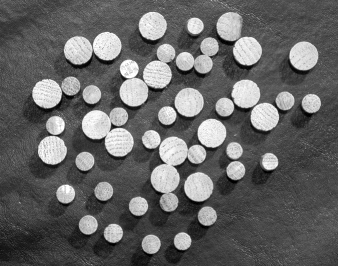
#> input picture ADOM/dowels.png, 338 x 266 px, found by its file name
$ jupyter execute 2.ipynb
#> lines starting #> are read from the running program, lines starting #| are printed output that depends on the picture
# **Laboratorium ADOM 2 - ZALICZENIE**
---

**Napisz funkcję realizującą rozciąganie histogramu z różnymi sposobami wyznaczania wartości *min*, *max*.** W szczególności funkcja powinna realizować następujące zadania:

- wczytywać obraz wejściowy, wariant operacji i niezbędne parametry
- wyznaczać obraz z rozciągniętym histogramem dla obrazu w skali szarości

Funkcja powinna implementować następujące warianty wyznaczania wartości *min* i *max*:

1. wartości min, max zadane przez użytkownika w skali 0...1
2. wartości obliczone automatycznie jako najmniejsza (*min*) i największa (*max*) wartość piksela obrazu
3. wartości obliczone automatycznie jako najmniejsza (*min*) oraz największa (*max*) taka jasność *p* dla której wartość histogramu histogramu *h(p)* jest większa od zadanego progu *t*
4. wartości obliczone automatycznie jako: *min* - najmniejsza taka jasność *p* dla której wartość histogramu skumulowanego *hs(p)* jest większa od zadanego progu *t*; *max* - jako największa taka jasność *p* dla której wartość histogramu skumulowanego *hs(p)* jest mniejsza od progu *(liczba_piks - t)* gdzie *liczba_piks jest* całkowitą liczbą pikseli w obrazie.

W poniższych oknach należy wpisać:

1. swoje imię, nazwisko, numer indeksu i datę
2. kod funkcji
3. kod demonstaracyjny pokazujący wywołanie funkcji dla czterach wariantów wyznaczania wartości *min* i *max*

Nazwę pliku należy zmienić na `ADOM2zal_Imię_Nazwisko.ipynb`, a wynikowy plik wgrać w miejsce wskazane przez prowadzącego, nie przekraczając ustalonego terminu.

---
Dane studenta:
- nr indeksu: 279086
- imię: Michał
- nazwisko: Bogacz
- data: 06.11.2020
---

[cell 1]
import matplotlib.pyplot as plt
import numpy as np
import cv2

# data import
location = './ADOM/dowels.png'
image = cv2.imread(location, 0)
#> image is the input picture: shape (266, 338); min 0, max 255, mean 101.6
#2.cvtColor(cv2.imread(location), cv2.COLOR_BGR2RGB)

# kod funkcji pomocniczych
# funkcja wyswietlająca obraz kolorowy (openCV, bgr) lub w skali szarości
def pokaz(obraz,tytul=""):
    if obraz.ndim == 2:
        plt.imshow(obraz,cmap='gray')
    else:
        plt.imshow(cv2.cvtColor(obraz,cv2.COLOR_BGR2RGB))
    plt.title(tytul)

[cell 2]
# kod funkcji rozciągania histogramu
def histogram_manipulation(image, version, basic_param = None, treshold = None):
    '''Takes in:
        image - numpy array representation of image
        version:
            - basic - min, max set manually between (0,1)
            - auto_value - min, max based on values of min/max pixel values
            - auto_brightness - based on min/max values od brightness on histogram, greater than treshold t
            - auto_brightness_cumulative - similiar to upper mentiond byt usin cumulative histogram
        basic_param - tuple of values min and max for LUT matrix
        treshold - used in automated methods
            - auto_brightness - the minimal number of pixels in min/max brightenes
        '''
#> called with version = 'basic', basic_param = (0.2, 0.8)
    # deklaracja tabeli LUT
    lut = np.empty((1,256), np.uint8)
    # BASIC
    if version == 'basic':
        if basic_param == None: raise Exception('No basic_param was given')
        (wmin, wmax) = basic_param
        wmin = int(wmin*255)
        wmax = int(wmax*255)
    # AUTO_VALUE
    elif version == 'auto_value':
        wmin = np.min(image)
        wmax = np.max(image)
    # AUTO_BRIGHTNESS
    elif version == 'auto_brightness':
        histr = cv2.calcHist([image], [0], None, [256], [0,256])
        if np.max(histr)<treshold:
            raise Exception('Treshold is to big, max acceptable treshold: {}'.format(np.max(histr)))
        # min
        for brightness,i in enumerate(histr):
            if i >= treshold:
                wmin = brightness
                break
        # max
        for brightness,i in enumerate(histr[::-1]):
            if i >= treshold:
                wmax = 256 - brightness
                break
    # AUTO_BRIGHTNESS_CUMULATIVE
    elif version == 'auto_brightness_cumulative':
        histr = cv2.calcHist([image], [0], None, [256], [0,256])
        histr = np.cumsum(histr)
        n_pixels = image.shape[0]*image.shape[1]
        print(n_pixels)
        # zabezpiecznie przed dzieleniem przez 0
        if np.ceil(n_pixels/2)<=treshold:
            raise Exception('Treshold is to big, max acceptable treshold: {}'.format(np.ceil(n_pixels/2)))
        # min
        for brightness,i in enumerate(histr):
            if i >= treshold:
                wmin = brightness
                break
        # max
        for brightness,i in enumerate(histr):
            if i >= (n_pixels - treshold):
                wmax = brightness
                break
        if wmax == wmin:
            wmax = wmin + 1
    # BLEDNE PODANIE TRYPU PRACY
    else:
        raise Exception('The version value should be one of given in doc. The value was: {}'.format(version))

    # wyliczneie LUT
    for i in range(256):
        if i<wmin:
            lut[0,i] = 0
        elif i>wmax:
            lut[0,i] = 255
        else:
            lut[0,i] = int(float((i - wmin)*255)/float(wmax - wmin))
    # zastosowanie wyliczonego LUT dla obrazu
    output_img = cv2.LUT(image,lut)
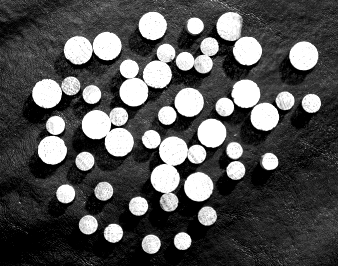
#> output_img: shape (266, 338); min 0, max 255, mean 82
    print('(wmin,wmax) = ({},{})'.format(wmin, wmax))

    plt.figure(figsize=(15,5), dpi= 80)
    plt.subplot(1,3,1)
    pokaz(image)
    plt.subplot(1,3,2)
    plt.plot(lut[0,:], color = 'b' )
    plt.xlim([0,256])
    plt.ylim([0,256])
    plt.subplot(1,3,3)
    pokaz(output_img)

[cell 3]
# kod demonstacyjny (wariant 1)

histogram_manipulation(image, version = 'basic', basic_param = (0.2, 0.8))
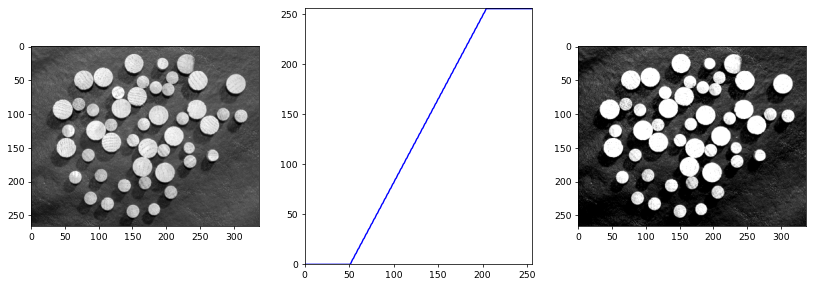
#> figure drawn by matplotlib, 3 panels; panel 2: curve peaks at x = 204, y = 255

[cell 4]
# kod demonstacyjny (wariant 2)
histogram_manipulation(image, version = 'auto_value')
#| (wmin,wmax) = (0,255)
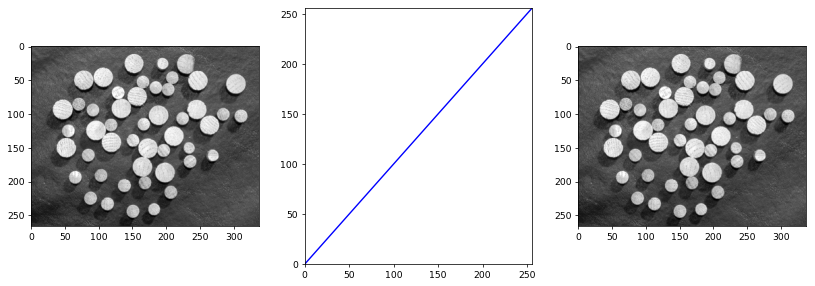
#> figure drawn by matplotlib, 3 panels; panel 2: curve peaks at x = 255, y = 255

[cell 5]
# kod demonstacyjny (wariant 3)
histogram_manipulation(image, version = 'auto_brightness', treshold=2100)
#> call 3 of histogram_manipulation, with version = 'auto_brightness', treshold = 2100
#> in histogram_manipulation (call 3), `histr = cv2.calcHist([image], [0], None, [256], [0,256])`: histr = 256 values, max 2228 at index 72, min 0 at index 1, mean 351.2
#> the loop in histogram_manipulation (call 3), `for brightness,i in enumerate(histr):` made 67 passes
#> wmin on pass 67: 66
#> i on passes 1 to 6: [96], [0], [0], [0], [0], [0]
#> the loop in histogram_manipulation (call 3), `for brightness,i in enumerate(histr[::-1]):` made 177 passes
#> wmax on pass 177: 80
#> i on passes 1 to 6: [137], [0], [26], [26], [60], [39]
#> in histogram_manipulation (call 3), `output_img = cv2.LUT(image,lut)`:
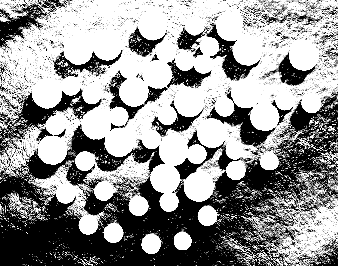
#> output_img: shape (266, 338); min 0, max 255, mean 151
#| (wmin,wmax) = (66,80)
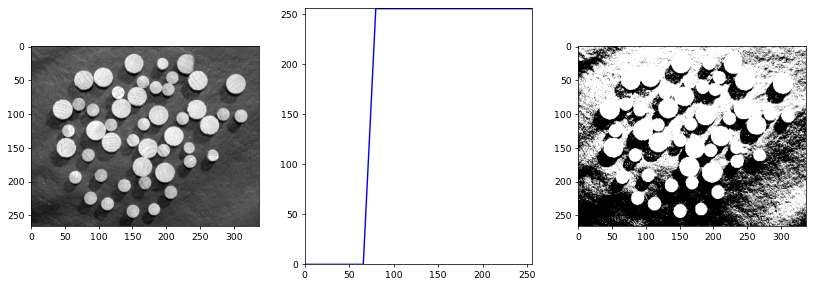
#> figure drawn by matplotlib, 3 panels; panel 2: curve peaks at x = 80, y = 255

[cell 6]
# kod demonstacyjny (wariant 4)
histogram_manipulation(image, version = 'auto_brightness_cumulative', treshold=4000)
#> call 4 of histogram_manipulation, with version = 'auto_brightness_cumulative', treshold = 4000
#> in histogram_manipulation (call 4), `histr = np.cumsum(histr)`: histr = 256 values from 96 to 89908
#| 89908
#> the loop in histogram_manipulation (call 4), `for brightness,i in enumerate(histr):` made 37 passes
#> (i, wmin) on pass 37: (4670, 36)
#> the loop in histogram_manipulation (call 4), `for brightness,i in enumerate(histr):` made 231 passes
#> wmax on pass 231: 230
#> in histogram_manipulation (call 4), `output_img = cv2.LUT(image,lut)`:
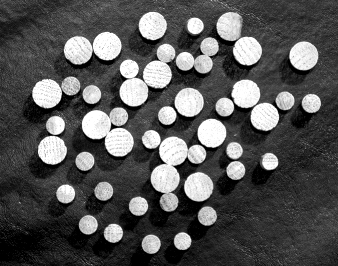
#> output_img: shape (266, 338); min 0, max 255, mean 86
#| (wmin,wmax) = (36,230)
#> figure, not shown here; panel 2: curve peaks at x = 230, y = 255

$ run again, with ADOM/building.png copied over ADOM/dowels.png
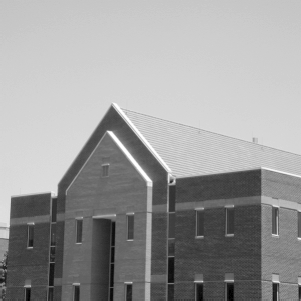
#> input picture ADOM/building.png, 301 x 301 px, found by its file name
#> image is the input picture: shape (301, 301); min 0, max 255, mean 155.4
#| (wmin,wmax) = (0,255)
#> in histogram_manipulation (call 3), `histr = cv2.calcHist([image], [0], None, [256], [0,256])`: histr = 256 values, max 5544 at index 211, min 0 at index 1, mean 353.9
#> the loop in histogram_manipulation (call 3), `for brightness,i in enumerate(histr):` made 199 passes
#> wmin on pass 199: 198
#> the loop in histogram_manipulation (call 3), `for brightness,i in enumerate(histr[::-1]):` made 42 passes
#> (i, wmax) on pass 42: ([2755], 215)
#> in histogram_manipulation (call 3), `output_img = cv2.LUT(image,lut)`:
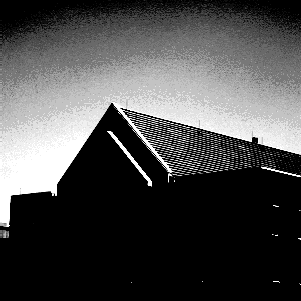
#> output_img: shape (301, 301); min 0, max 255, mean 74.8
#| (wmin,wmax) = (198,215)
#> `[cell 5] # kod demonstacyjny (wariant 3) histogram_manipulation(image,..`:
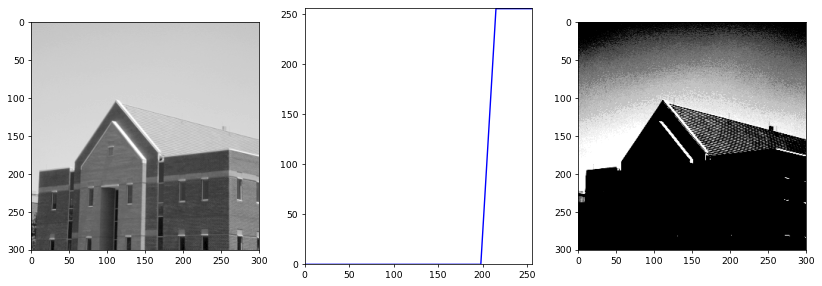
#> figure drawn by matplotlib, 3 panels; panel 2: curve peaks at x = 215, y = 255
#| 90601
#| (wmin,wmax) = (61,216)

$ run again, with ADOM/kalkulator.png copied over ADOM/dowels.png
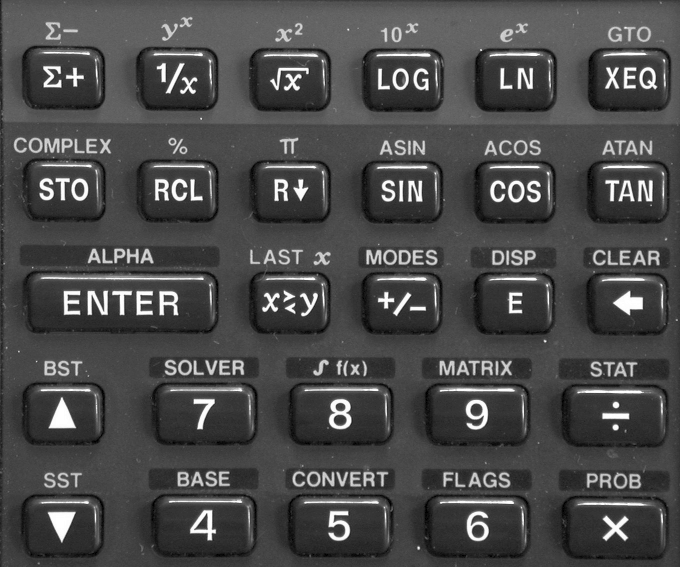
#> input picture ADOM/kalkulator.png, 680 x 567 px, found by its file name
#> image is the input picture: shape (567, 680); min 0, max 255, mean 74.3
#> in histogram_manipulation, `output_img = cv2.LUT(image,lut)`:
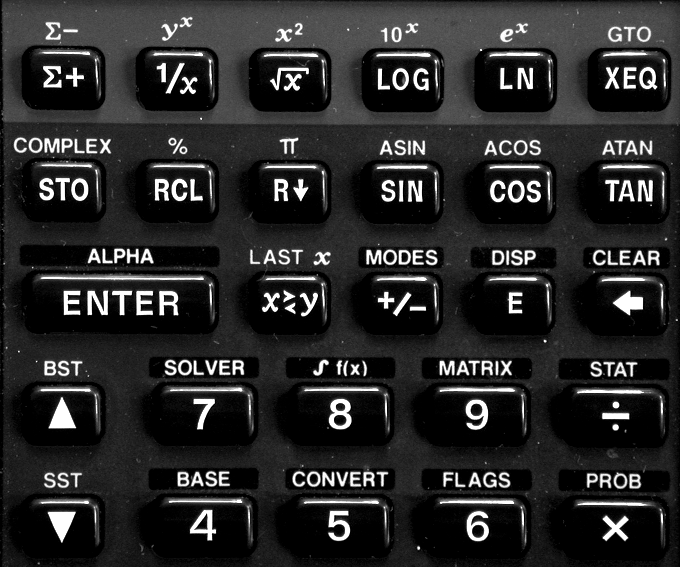
#> output_img: shape (567, 680); min 0, max 255, mean 40.9
#| (wmin,wmax) = (0,255)
#> `[cell 4] # kod demonstacyjny (wariant 2) histogram_manipulation(image,..`:
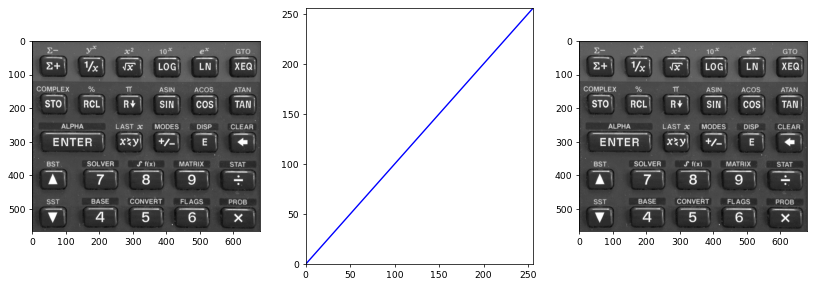
#> figure drawn by matplotlib, 3 panels; panel 2: curve peaks at x = 255, y = 255
#| (wmin,wmax) = (21,252)
#| 385560
#| (wmin,wmax) = (21,251)

$ run again, with ADOM/kodim01.png copied over ADOM/dowels.png
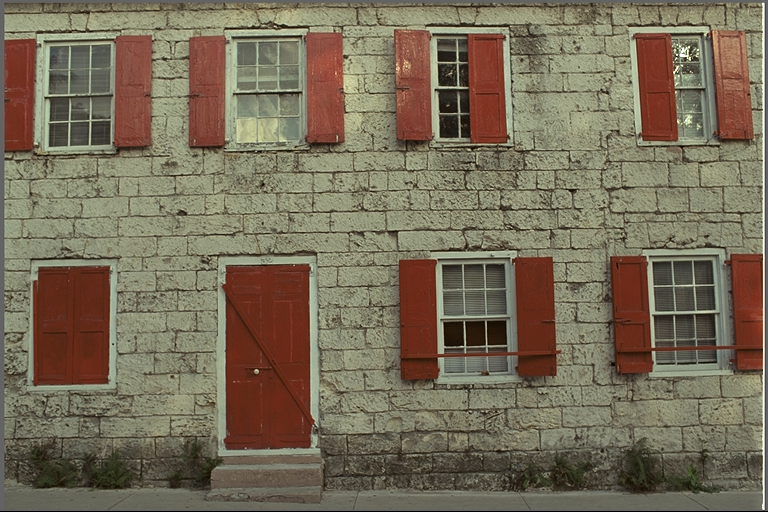
#> input picture ADOM/kodim01.png, 768 x 512 px, found by its file name
#| (wmin,wmax) = (0,255)
#| (wmin,wmax) = (28,168)
#> in histogram_manipulation (call 4), `histr = np.cumsum(histr)`: histr = 256 values from 970 to 393216
#| 393216
#> the loop in histogram_manipulation (call 4), `for brightness,i in enumerate(histr):` made 29 passes
#> (i, wmin) on pass 29: (5366, 28)
#> the loop in histogram_manipulation (call 4), `for brightness,i in enumerate(histr):` made 190 passes
#> wmax on pass 190: 189
#> in histogram_manipulation (call 4), `output_img = cv2.LUT(image,lut)`:
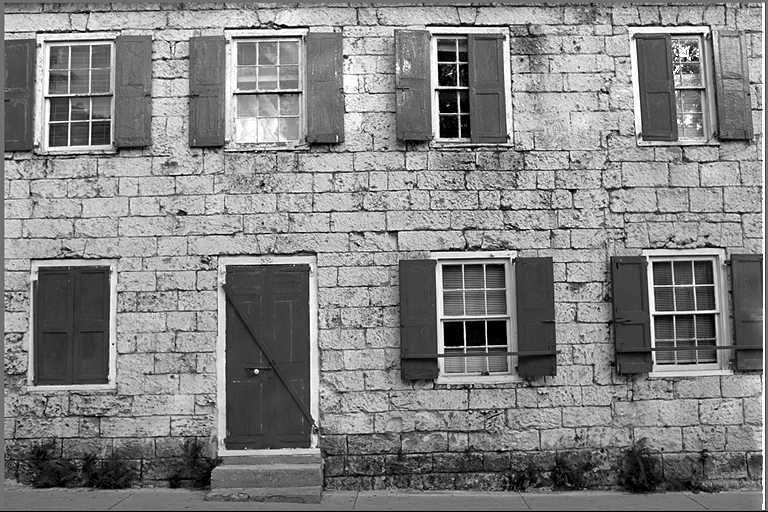
#> output_img: shape (512, 768); min 0, max 255, mean 131.2
#| (wmin,wmax) = (28,189)
#> `[cell 6] # kod demonstacyjny (wariant 4) histogram_manipulation(image,..`:
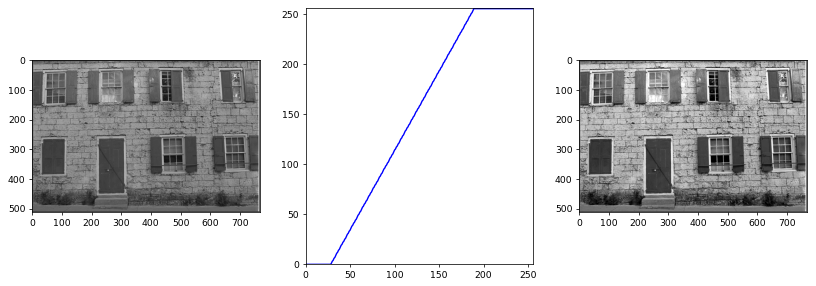
#> figure drawn by matplotlib, 3 panels; panel 2: curve peaks at x = 189, y = 255
